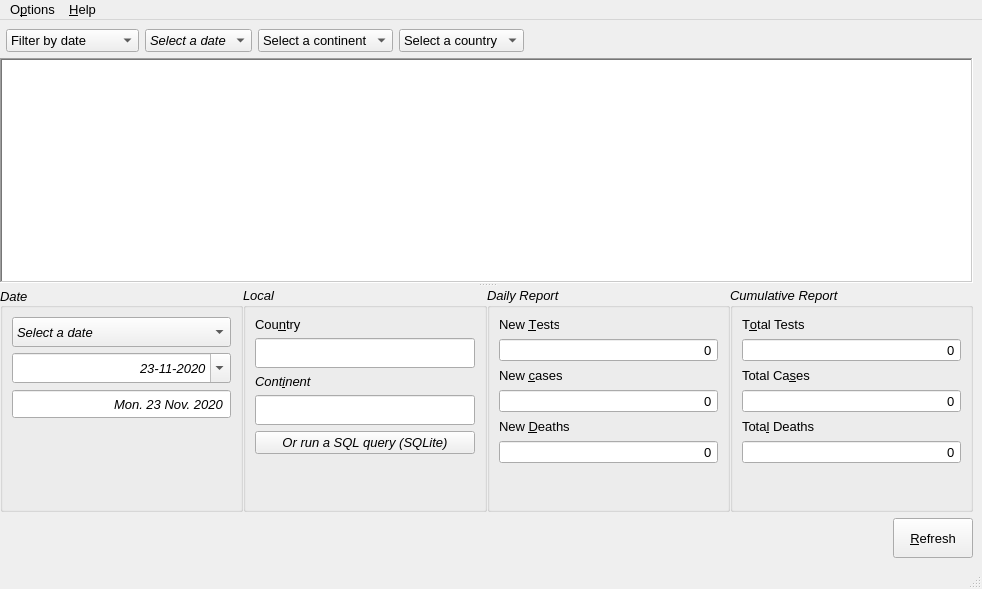
<?xml version="1.0" encoding="UTF-8"?>
<ui version="4.0">
 <author>Faouzi Mohamed</author>
 <class>MainWindow</class>
 <widget class="QMainWindow" name="MainWindow">
  <property name="windowModality">
   <enum>Qt::NonModal</enum>
  </property>
  <property name="geometry">
   <rect>
    <x>0</x>
    <y>0</y>
    <width>982</width>
    <height>589</height>
   </rect>
  </property>
  <property name="minimumSize">
   <size>
    <width>0</width>
    <height>0</height>
   </size>
  </property>
  <property name="maximumSize">
   <size>
    <width>10000</width>
    <height>1000</height>
   </size>
  </property>
  <property name="font">
   <font>
    <pointsize>10</pointsize>
    <weight>50</weight>
    <italic>false</italic>
    <bold>false</bold>
    <underline>false</underline>
   </font>
  </property>
  <property name="mouseTracking">
   <bool>true</bool>
  </property>
  <property name="windowTitle">
   <string>Covid19 data - Fz</string>
  </property>
  <property name="styleSheet">
   <string notr="true">QWidget#centralwidget{
	background:qlineargradient(x1:0, y1:0.1, x2:0.5, y2:1,
                stop: 0 rgb(0, 1, 59), 
			    stop: 0.5 rgba(2, 27, 37, 0.931),
                stop: 1 rgb(8, 47, 25))
}

QLabel{
	color: #eee;
}

QGroupBox{
	border: 2px solid  rgb(37, 90, 81);
    border-radius: 9px;
    margin-top: 10px;
	margin-left: 5px;
}

QGroupBox::title{
	subcontrol-origin:margin;
	subcontrol-position: top left;
	padding:0 5px;
	color: qlineargradient(x1: 0, y1: 0, x2: 0, y2: 1,
                                      stop: 0 #00521b, stop: 0.5 #FFFFFF);
}

QGroupBox &gt; QLabel{
	color: #96cccc;
}

QComboBox QAbstractItemView {
    border: 1px solid rgb(147, 149, 148);
	background-color: rgb(160, 177, 175);
	selection-color: rgb(17, 25, 27);
	selection-background-color: rgb(0, 120, 94);
}</string>
  </property>
  <property name="documentMode">
   <bool>true</bool>
  </property>
  <property name="tabShape">
   <enum>QTabWidget::Triangular</enum>
  </property>
  <property name="dockNestingEnabled">
   <bool>false</bool>
  </property>
  <property name="dockOptions">
   <set>QMainWindow::AllowTabbedDocks|QMainWindow::AnimatedDocks</set>
  </property>
  <property name="unifiedTitleAndToolBarOnMac">
   <bool>true</bool>
  </property>
  <widget class="QWidget" name="centralwidget">
   <layout class="QVBoxLayout" name="verticalLayout">
    <property name="leftMargin">
     <number>0</number>
    </property>
    <item>
     <layout class="QHBoxLayout" name="horizontalLayout_2">
      <property name="leftMargin">
       <number>6</number>
      </property>
      <item>
       <widget class="QComboBox" name="comboBox">
        <property name="maximumSize">
         <size>
          <width>16777215</width>
          <height>24</height>
         </size>
        </property>
        <property name="baseSize">
         <size>
          <width>0</width>
          <height>0</height>
         </size>
        </property>
        <property name="sizeAdjustPolicy">
         <enum>QComboBox::AdjustToContents</enum>
        </property>
        <item>
         <property name="text">
          <string>Filter by date</string>
         </property>
        </item>
        <item>
         <property name="text">
          <string>Filter by continent</string>
         </property>
        </item>
        <item>
         <property name="text">
          <string>Filter by country</string>
         </property>
        </item>
       </widget>
      </item>
      <item>
       <widget class="QComboBox" name="date_box">
        <property name="minimumSize">
         <size>
          <width>0</width>
          <height>0</height>
         </size>
        </property>
        <property name="maximumSize">
         <size>
          <width>16777215</width>
          <height>16777215</height>
         </size>
        </property>
        <property name="font">
         <font>
          <pointsize>10</pointsize>
          <weight>50</weight>
          <italic>true</italic>
          <bold>false</bold>
          <underline>false</underline>
         </font>
        </property>
        <property name="sizeAdjustPolicy">
         <enum>QComboBox::AdjustToContents</enum>
        </property>
        <item>
         <property name="text">
          <string>Select a date</string>
         </property>
        </item>
        <item>
         <property name="text">
          <string>Today</string>
         </property>
        </item>
        <item>
         <property name="text">
          <string>Yesterday</string>
         </property>
        </item>
        <item>
         <property name="text">
          <string>An other day</string>
         </property>
        </item>
       </widget>
      </item>
      <item>
       <widget class="QComboBox" name="continent_box">
        <property name="minimumSize">
         <size>
          <width>0</width>
          <height>0</height>
         </size>
        </property>
        <property name="font">
         <font>
          <italic>false</italic>
          <underline>false</underline>
         </font>
        </property>
        <property name="currentIndex">
         <number>0</number>
        </property>
        <property name="sizeAdjustPolicy">
         <enum>QComboBox::AdjustToContents</enum>
        </property>
        <item>
         <property name="text">
          <string>Select a continent</string>
         </property>
        </item>
       </widget>
      </item>
      <item>
       <widget class="QComboBox" name="country_box">
        <property name="sizePolicy">
         <sizepolicy hsizetype="Preferred" vsizetype="Fixed">
          <horstretch>0</horstretch>
          <verstretch>0</verstretch>
         </sizepolicy>
        </property>
        <property name="minimumSize">
         <size>
          <width>0</width>
          <height>0</height>
         </size>
        </property>
        <property name="maximumSize">
         <size>
          <width>16777215</width>
          <height>16777215</height>
         </size>
        </property>
        <property name="font">
         <font>
          <pointsize>10</pointsize>
          <weight>50</weight>
          <italic>false</italic>
          <bold>false</bold>
          <underline>false</underline>
         </font>
        </property>
        <property name="toolTip">
         <string>Select a country to show details</string>
        </property>
        <property name="styleSheet">
         <string notr="true"/>
        </property>
        <property name="currentText">
         <string>Select a country</string>
        </property>
        <property name="currentIndex">
         <number>0</number>
        </property>
        <property name="maxCount">
         <number>99999</number>
        </property>
        <property name="insertPolicy">
         <enum>QComboBox::NoInsert</enum>
        </property>
        <property name="sizeAdjustPolicy">
         <enum>QComboBox::AdjustToContents</enum>
        </property>
        <property name="frame">
         <bool>true</bool>
        </property>
        <item>
         <property name="text">
          <string>Select a country</string>
         </property>
        </item>
       </widget>
      </item>
      <item>
       <spacer name="horizontalSpacer">
        <property name="orientation">
         <enum>Qt::Horizontal</enum>
        </property>
        <property name="sizeHint" stdset="0">
         <size>
          <width>40</width>
          <height>20</height>
         </size>
        </property>
       </spacer>
      </item>
     </layout>
    </item>
    <item>
     <widget class="QSplitter" name="splitter">
      <property name="orientation">
       <enum>Qt::Vertical</enum>
      </property>
      <widget class="QTreeView" name="treeView">
       <property name="sizePolicy">
        <sizepolicy hsizetype="Expanding" vsizetype="Expanding">
         <horstretch>0</horstretch>
         <verstretch>0</verstretch>
        </sizepolicy>
       </property>
       <property name="minimumSize">
        <size>
         <width>0</width>
         <height>225</height>
        </size>
       </property>
       <property name="font">
        <font>
         <pointsize>10</pointsize>
         <weight>50</weight>
         <italic>false</italic>
         <bold>false</bold>
         <underline>false</underline>
        </font>
       </property>
       <property name="frameShape">
        <enum>QFrame::WinPanel</enum>
       </property>
       <property name="frameShadow">
        <enum>QFrame::Sunken</enum>
       </property>
       <property name="sizeAdjustPolicy">
        <enum>QAbstractScrollArea::AdjustToContents</enum>
       </property>
       <property name="uniformRowHeights">
        <bool>false</bool>
       </property>
       <property name="sortingEnabled">
        <bool>true</bool>
       </property>
       <property name="animated">
        <bool>true</bool>
       </property>
       <property name="allColumnsShowFocus">
        <bool>true</bool>
       </property>
       <attribute name="headerCascadingSectionResizes">
        <bool>false</bool>
       </attribute>
      </widget>
      <widget class="QWidget" name="layoutWidget">
       <layout class="QHBoxLayout" name="horizontalLayout">
        <property name="spacing">
         <number>0</number>
        </property>
        <property name="sizeConstraint">
         <enum>QLayout::SetDefaultConstraint</enum>
        </property>
        <item>
         <widget class="QGroupBox" name="filter1Box">
          <property name="sizePolicy">
           <sizepolicy hsizetype="Preferred" vsizetype="Preferred">
            <horstretch>0</horstretch>
            <verstretch>0</verstretch>
           </sizepolicy>
          </property>
          <property name="font">
           <font>
            <pointsize>10</pointsize>
            <weight>50</weight>
            <italic>true</italic>
            <bold>false</bold>
            <underline>false</underline>
           </font>
          </property>
          <property name="title">
           <string>Date</string>
          </property>
          <property name="alignment">
           <set>Qt::AlignLeading|Qt::AlignLeft|Qt::AlignVCenter</set>
          </property>
          <property name="flat">
           <bool>false</bool>
          </property>
          <property name="checkable">
           <bool>false</bool>
          </property>
          <layout class="QFormLayout" name="formLayout_4">
           <item row="0" column="0" colspan="2">
            <widget class="QComboBox" name="date_box_2">
             <property name="minimumSize">
              <size>
               <width>0</width>
               <height>30</height>
              </size>
             </property>
             <property name="maximumSize">
              <size>
               <width>16777215</width>
               <height>16777215</height>
              </size>
             </property>
             <property name="font">
              <font>
               <pointsize>10</pointsize>
               <weight>50</weight>
               <italic>true</italic>
               <bold>false</bold>
               <underline>false</underline>
              </font>
             </property>
             <property name="sizeAdjustPolicy">
              <enum>QComboBox::AdjustToContents</enum>
             </property>
             <item>
              <property name="text">
               <string>Select a date</string>
              </property>
             </item>
             <item>
              <property name="text">
               <string>Today</string>
              </property>
             </item>
             <item>
              <property name="text">
               <string>Yesterday</string>
              </property>
             </item>
             <item>
              <property name="text">
               <string>An other day</string>
              </property>
             </item>
            </widget>
           </item>
           <item row="1" column="0" colspan="2">
            <widget class="QDateEdit" name="dateEdit">
             <property name="enabled">
              <bool>true</bool>
             </property>
             <property name="minimumSize">
              <size>
               <width>170</width>
               <height>30</height>
              </size>
             </property>
             <property name="maximumSize">
              <size>
               <width>16777215</width>
               <height>16777215</height>
              </size>
             </property>
             <property name="font">
              <font>
               <pointsize>10</pointsize>
               <weight>50</weight>
               <italic>true</italic>
               <bold>false</bold>
               <underline>false</underline>
              </font>
             </property>
             <property name="mouseTracking">
              <bool>true</bool>
             </property>
             <property name="autoFillBackground">
              <bool>true</bool>
             </property>
             <property name="inputMethodHints">
              <set>Qt::ImhNone</set>
             </property>
             <property name="wrapping">
              <bool>true</bool>
             </property>
             <property name="frame">
              <bool>true</bool>
             </property>
             <property name="alignment">
              <set>Qt::AlignRight|Qt::AlignTrailing|Qt::AlignVCenter</set>
             </property>
             <property name="readOnly">
              <bool>false</bool>
             </property>
             <property name="buttonSymbols">
              <enum>QAbstractSpinBox::NoButtons</enum>
             </property>
             <property name="specialValueText">
              <string notr="true"/>
             </property>
             <property name="correctionMode">
              <enum>QAbstractSpinBox::CorrectToPreviousValue</enum>
             </property>
             <property name="keyboardTracking">
              <bool>true</bool>
             </property>
             <property name="showGroupSeparator" stdset="0">
              <bool>true</bool>
             </property>
             <property name="dateTime">
              <datetime>
               <hour>0</hour>
               <minute>0</minute>
               <second>0</second>
               <year>2020</year>
               <month>11</month>
               <day>23</day>
              </datetime>
             </property>
             <property name="maximumDate">
              <date>
               <year>2050</year>
               <month>12</month>
               <day>31</day>
              </date>
             </property>
             <property name="minimumDate">
              <date>
               <year>2019</year>
               <month>9</month>
               <day>30</day>
              </date>
             </property>
             <property name="currentSection">
              <enum>QDateTimeEdit::DaySection</enum>
             </property>
             <property name="displayFormat">
              <string>dd-MM-yyyy</string>
             </property>
             <property name="calendarPopup">
              <bool>true</bool>
             </property>
             <property name="timeSpec">
              <enum>Qt::LocalTime</enum>
             </property>
             <property name="date">
              <date>
               <year>2020</year>
               <month>11</month>
               <day>23</day>
              </date>
             </property>
            </widget>
           </item>
           <item row="2" column="0" colspan="2">
            <widget class="QDateEdit" name="dateEdit_text">
             <property name="enabled">
              <bool>true</bool>
             </property>
             <property name="minimumSize">
              <size>
               <width>170</width>
               <height>30</height>
              </size>
             </property>
             <property name="maximumSize">
              <size>
               <width>16777215</width>
               <height>16777215</height>
              </size>
             </property>
             <property name="font">
              <font>
               <pointsize>10</pointsize>
               <weight>50</weight>
               <italic>true</italic>
               <bold>false</bold>
               <underline>false</underline>
              </font>
             </property>
             <property name="layoutDirection">
              <enum>Qt::LeftToRight</enum>
             </property>
             <property name="alignment">
              <set>Qt::AlignRight|Qt::AlignTrailing|Qt::AlignVCenter</set>
             </property>
             <property name="readOnly">
              <bool>true</bool>
             </property>
             <property name="buttonSymbols">
              <enum>QAbstractSpinBox::NoButtons</enum>
             </property>
             <property name="showGroupSeparator" stdset="0">
              <bool>true</bool>
             </property>
             <property name="maximumDate">
              <date>
               <year>2050</year>
               <month>12</month>
               <day>31</day>
              </date>
             </property>
             <property name="minimumDate">
              <date>
               <year>2019</year>
               <month>9</month>
               <day>30</day>
              </date>
             </property>
             <property name="displayFormat">
              <string>ddd. dd MMM. yyyy</string>
             </property>
             <property name="timeSpec">
              <enum>Qt::LocalTime</enum>
             </property>
             <property name="date">
              <date>
               <year>2020</year>
               <month>11</month>
               <day>23</day>
              </date>
             </property>
            </widget>
           </item>
          </layout>
         </widget>
        </item>
        <item>
         <widget class="QGroupBox" name="queryBox">
          <property name="sizePolicy">
           <sizepolicy hsizetype="Fixed" vsizetype="Preferred">
            <horstretch>0</horstretch>
            <verstretch>0</verstretch>
           </sizepolicy>
          </property>
          <property name="minimumSize">
           <size>
            <width>0</width>
            <height>0</height>
           </size>
          </property>
          <property name="maximumSize">
           <size>
            <width>9999999</width>
            <height>16777215</height>
           </size>
          </property>
          <property name="font">
           <font>
            <pointsize>10</pointsize>
            <weight>50</weight>
            <italic>true</italic>
            <bold>false</bold>
            <underline>false</underline>
           </font>
          </property>
          <property name="title">
           <string>Local</string>
          </property>
          <layout class="QFormLayout" name="formLayout">
           <item row="0" column="0">
            <widget class="QLabel" name="countryLabel">
             <property name="font">
              <font>
               <pointsize>10</pointsize>
               <weight>50</weight>
               <italic>false</italic>
               <bold>false</bold>
               <underline>false</underline>
              </font>
             </property>
             <property name="text">
              <string>Cou&amp;ntry</string>
             </property>
             <property name="buddy">
              <cstring>country_edit</cstring>
             </property>
            </widget>
           </item>
           <item row="2" column="0">
            <widget class="QLabel" name="label">
             <property name="text">
              <string>Cont&amp;inent</string>
             </property>
             <property name="buddy">
              <cstring>continent_edit</cstring>
             </property>
            </widget>
           </item>
           <item row="1" column="0" colspan="2">
            <widget class="QLineEdit" name="country_edit">
             <property name="minimumSize">
              <size>
               <width>170</width>
               <height>30</height>
              </size>
             </property>
             <property name="readOnly">
              <bool>true</bool>
             </property>
             <property name="cursorMoveStyle">
              <enum>Qt::VisualMoveStyle</enum>
             </property>
            </widget>
           </item>
           <item row="3" column="0" colspan="2">
            <layout class="QVBoxLayout" name="verticalLayout_2">
             <item>
              <widget class="QLineEdit" name="continent_edit">
               <property name="minimumSize">
                <size>
                 <width>170</width>
                 <height>30</height>
                </size>
               </property>
              </widget>
             </item>
             <item>
              <widget class="QPushButton" name="run_sql_btn">
               <property name="maximumSize">
                <size>
                 <width>16777215</width>
                 <height>35</height>
                </size>
               </property>
               <property name="text">
                <string>Or run a SQL query (SQLite)</string>
               </property>
              </widget>
             </item>
            </layout>
           </item>
          </layout>
         </widget>
        </item>
        <item>
         <widget class="QGroupBox" name="dailyBox">
          <property name="sizePolicy">
           <sizepolicy hsizetype="Preferred" vsizetype="Preferred">
            <horstretch>0</horstretch>
            <verstretch>0</verstretch>
           </sizepolicy>
          </property>
          <property name="font">
           <font>
            <pointsize>10</pointsize>
            <weight>50</weight>
            <italic>true</italic>
            <bold>false</bold>
            <underline>false</underline>
           </font>
          </property>
          <property name="title">
           <string>Daily Report</string>
          </property>
          <layout class="QFormLayout" name="formLayout_2">
           <item row="0" column="0">
            <widget class="QLabel" name="tests_label">
             <property name="font">
              <font>
               <pointsize>10</pointsize>
               <weight>50</weight>
               <italic>false</italic>
               <bold>false</bold>
               <underline>false</underline>
              </font>
             </property>
             <property name="text">
              <string>New &amp;Tests</string>
             </property>
             <property name="buddy">
              <cstring>newTest_spin</cstring>
             </property>
            </widget>
           </item>
           <item row="2" column="0">
            <widget class="QLabel" name="cases_label">
             <property name="font">
              <font>
               <pointsize>10</pointsize>
               <weight>50</weight>
               <italic>false</italic>
               <bold>false</bold>
               <underline>false</underline>
              </font>
             </property>
             <property name="text">
              <string>New &amp;cases</string>
             </property>
             <property name="buddy">
              <cstring>newCases_spin</cstring>
             </property>
            </widget>
           </item>
           <item row="4" column="0">
            <widget class="QLabel" name="deaths_label">
             <property name="font">
              <font>
               <pointsize>10</pointsize>
               <weight>50</weight>
               <italic>false</italic>
               <bold>false</bold>
               <underline>false</underline>
              </font>
             </property>
             <property name="text">
              <string>New &amp;Deaths</string>
             </property>
             <property name="buddy">
              <cstring>newDeaths_spin</cstring>
             </property>
            </widget>
           </item>
           <item row="1" column="0" colspan="2">
            <widget class="QSpinBox" name="newTest_spin">
             <property name="minimumSize">
              <size>
               <width>170</width>
               <height>0</height>
              </size>
             </property>
             <property name="maximumSize">
              <size>
               <width>16777215</width>
               <height>16777215</height>
              </size>
             </property>
             <property name="font">
              <font>
               <pointsize>10</pointsize>
               <weight>50</weight>
               <italic>false</italic>
               <bold>false</bold>
               <underline>false</underline>
               <strikeout>false</strikeout>
               <kerning>true</kerning>
              </font>
             </property>
             <property name="wrapping">
              <bool>false</bool>
             </property>
             <property name="alignment">
              <set>Qt::AlignRight|Qt::AlignTrailing|Qt::AlignVCenter</set>
             </property>
             <property name="readOnly">
              <bool>true</bool>
             </property>
             <property name="buttonSymbols">
              <enum>QAbstractSpinBox::NoButtons</enum>
             </property>
             <property name="accelerated">
              <bool>true</bool>
             </property>
             <property name="correctionMode">
              <enum>QAbstractSpinBox::CorrectToPreviousValue</enum>
             </property>
             <property name="showGroupSeparator" stdset="0">
              <bool>true</bool>
             </property>
             <property name="maximum">
              <number>999999999</number>
             </property>
             <property name="stepType">
              <enum>QAbstractSpinBox::DefaultStepType</enum>
             </property>
            </widget>
           </item>
           <item row="3" column="0" colspan="2">
            <widget class="QSpinBox" name="newCases_spin">
             <property name="minimumSize">
              <size>
               <width>170</width>
               <height>0</height>
              </size>
             </property>
             <property name="maximumSize">
              <size>
               <width>16777215</width>
               <height>16777215</height>
              </size>
             </property>
             <property name="font">
              <font>
               <pointsize>10</pointsize>
               <weight>50</weight>
               <italic>false</italic>
               <bold>false</bold>
               <underline>false</underline>
               <strikeout>false</strikeout>
               <kerning>true</kerning>
              </font>
             </property>
             <property name="wrapping">
              <bool>false</bool>
             </property>
             <property name="alignment">
              <set>Qt::AlignRight|Qt::AlignTrailing|Qt::AlignVCenter</set>
             </property>
             <property name="readOnly">
              <bool>true</bool>
             </property>
             <property name="buttonSymbols">
              <enum>QAbstractSpinBox::NoButtons</enum>
             </property>
             <property name="accelerated">
              <bool>true</bool>
             </property>
             <property name="correctionMode">
              <enum>QAbstractSpinBox::CorrectToPreviousValue</enum>
             </property>
             <property name="showGroupSeparator" stdset="0">
              <bool>true</bool>
             </property>
             <property name="maximum">
              <number>999999999</number>
             </property>
            </widget>
           </item>
           <item row="5" column="0" colspan="2">
            <widget class="QSpinBox" name="newDeaths_spin">
             <property name="minimumSize">
              <size>
               <width>170</width>
               <height>0</height>
              </size>
             </property>
             <property name="maximumSize">
              <size>
               <width>16777215</width>
               <height>16777215</height>
              </size>
             </property>
             <property name="font">
              <font>
               <pointsize>10</pointsize>
               <weight>50</weight>
               <italic>false</italic>
               <bold>false</bold>
               <underline>false</underline>
               <strikeout>false</strikeout>
               <kerning>true</kerning>
              </font>
             </property>
             <property name="wrapping">
              <bool>false</bool>
             </property>
             <property name="alignment">
              <set>Qt::AlignRight|Qt::AlignTrailing|Qt::AlignVCenter</set>
             </property>
             <property name="readOnly">
              <bool>true</bool>
             </property>
             <property name="buttonSymbols">
              <enum>QAbstractSpinBox::NoButtons</enum>
             </property>
             <property name="accelerated">
              <bool>true</bool>
             </property>
             <property name="correctionMode">
              <enum>QAbstractSpinBox::CorrectToPreviousValue</enum>
             </property>
             <property name="showGroupSeparator" stdset="0">
              <bool>true</bool>
             </property>
             <property name="maximum">
              <number>999999999</number>
             </property>
            </widget>
           </item>
          </layout>
         </widget>
        </item>
        <item>
         <widget class="QGroupBox" name="cumulativeBox">
          <property name="sizePolicy">
           <sizepolicy hsizetype="Preferred" vsizetype="Preferred">
            <horstretch>0</horstretch>
            <verstretch>0</verstretch>
           </sizepolicy>
          </property>
          <property name="font">
           <font>
            <pointsize>10</pointsize>
            <weight>50</weight>
            <italic>true</italic>
            <bold>false</bold>
            <underline>false</underline>
           </font>
          </property>
          <property name="title">
           <string>Cumulative Report</string>
          </property>
          <layout class="QFormLayout" name="formLayout_3">
           <item row="0" column="0">
            <widget class="QLabel" name="totTests_label">
             <property name="font">
              <font>
               <pointsize>10</pointsize>
               <weight>50</weight>
               <italic>false</italic>
               <bold>false</bold>
               <underline>false</underline>
              </font>
             </property>
             <property name="text">
              <string>T&amp;otal Tests</string>
             </property>
             <property name="buddy">
              <cstring>totalTests_spin</cstring>
             </property>
            </widget>
           </item>
           <item row="1" column="0" colspan="2">
            <widget class="QSpinBox" name="totalTests_spin">
             <property name="minimumSize">
              <size>
               <width>0</width>
               <height>0</height>
              </size>
             </property>
             <property name="maximumSize">
              <size>
               <width>16777215</width>
               <height>16777215</height>
              </size>
             </property>
             <property name="font">
              <font>
               <pointsize>10</pointsize>
               <weight>50</weight>
               <italic>false</italic>
               <bold>false</bold>
               <underline>false</underline>
               <strikeout>false</strikeout>
               <kerning>true</kerning>
              </font>
             </property>
             <property name="alignment">
              <set>Qt::AlignRight|Qt::AlignTrailing|Qt::AlignVCenter</set>
             </property>
             <property name="readOnly">
              <bool>true</bool>
             </property>
             <property name="buttonSymbols">
              <enum>QAbstractSpinBox::NoButtons</enum>
             </property>
             <property name="showGroupSeparator" stdset="0">
              <bool>true</bool>
             </property>
             <property name="maximum">
              <number>999999999</number>
             </property>
            </widget>
           </item>
           <item row="2" column="0">
            <widget class="QLabel" name="totCase_label">
             <property name="font">
              <font>
               <pointsize>10</pointsize>
               <weight>50</weight>
               <italic>false</italic>
               <bold>false</bold>
               <underline>false</underline>
              </font>
             </property>
             <property name="text">
              <string>Total Ca&amp;ses</string>
             </property>
             <property name="buddy">
              <cstring>totalCases_spin</cstring>
             </property>
            </widget>
           </item>
           <item row="3" column="0" colspan="2">
            <widget class="QSpinBox" name="totalCases_spin">
             <property name="minimumSize">
              <size>
               <width>170</width>
               <height>0</height>
              </size>
             </property>
             <property name="maximumSize">
              <size>
               <width>16777215</width>
               <height>16777215</height>
              </size>
             </property>
             <property name="font">
              <font>
               <pointsize>10</pointsize>
               <weight>50</weight>
               <italic>false</italic>
               <bold>false</bold>
               <underline>false</underline>
               <strikeout>false</strikeout>
               <kerning>true</kerning>
              </font>
             </property>
             <property name="alignment">
              <set>Qt::AlignRight|Qt::AlignTrailing|Qt::AlignVCenter</set>
             </property>
             <property name="readOnly">
              <bool>true</bool>
             </property>
             <property name="buttonSymbols">
              <enum>QAbstractSpinBox::NoButtons</enum>
             </property>
             <property name="showGroupSeparator" stdset="0">
              <bool>true</bool>
             </property>
             <property name="maximum">
              <number>999999999</number>
             </property>
            </widget>
           </item>
           <item row="4" column="0">
            <widget class="QLabel" name="totDeaths_label">
             <property name="font">
              <font>
               <pointsize>10</pointsize>
               <weight>50</weight>
               <italic>false</italic>
               <bold>false</bold>
               <underline>false</underline>
              </font>
             </property>
             <property name="text">
              <string>Tota&amp;l Deaths</string>
             </property>
             <property name="buddy">
              <cstring>totalDeaths_spin</cstring>
             </property>
            </widget>
           </item>
           <item row="5" column="0" colspan="2">
            <widget class="QSpinBox" name="totalDeaths_spin">
             <property name="minimumSize">
              <size>
               <width>170</width>
               <height>0</height>
              </size>
             </property>
             <property name="maximumSize">
              <size>
               <width>16777215</width>
               <height>16777215</height>
              </size>
             </property>
             <property name="font">
              <font>
               <pointsize>10</pointsize>
               <weight>50</weight>
               <italic>false</italic>
               <bold>false</bold>
               <underline>false</underline>
               <strikeout>false</strikeout>
               <kerning>true</kerning>
              </font>
             </property>
             <property name="alignment">
              <set>Qt::AlignRight|Qt::AlignTrailing|Qt::AlignVCenter</set>
             </property>
             <property name="readOnly">
              <bool>true</bool>
             </property>
             <property name="buttonSymbols">
              <enum>QAbstractSpinBox::NoButtons</enum>
             </property>
             <property name="showGroupSeparator" stdset="0">
              <bool>true</bool>
             </property>
             <property name="maximum">
              <number>999999999</number>
             </property>
            </widget>
           </item>
          </layout>
         </widget>
        </item>
       </layout>
      </widget>
     </widget>
    </item>
    <item>
     <layout class="QHBoxLayout" name="btnHLayout">
      <item>
       <spacer name="btnLeftHSpacer">
        <property name="orientation">
         <enum>Qt::Horizontal</enum>
        </property>
        <property name="sizeHint" stdset="0">
         <size>
          <width>40</width>
          <height>20</height>
         </size>
        </property>
       </spacer>
      </item>
      <item>
       <widget class="QPushButton" name="removeButton">
        <property name="minimumSize">
         <size>
          <width>0</width>
          <height>40</height>
         </size>
        </property>
        <property name="font">
         <font>
          <pointsize>10</pointsize>
          <weight>50</weight>
          <italic>false</italic>
          <bold>false</bold>
          <underline>false</underline>
         </font>
        </property>
        <property name="text">
         <string>&amp;Refresh</string>
        </property>
       </widget>
      </item>
     </layout>
    </item>
   </layout>
  </widget>
  <widget class="QMenuBar" name="menubar">
   <property name="geometry">
    <rect>
     <x>0</x>
     <y>0</y>
     <width>982</width>
     <height>20</height>
    </rect>
   </property>
   <widget class="QMenu" name="menu_edit">
    <property name="title">
     <string>O&amp;ptions</string>
    </property>
    <widget class="QMenu" name="menuDownload">
     <property name="title">
      <string>Download all entries</string>
     </property>
     <addaction name="actionSaveCSV"/>
     <addaction name="actionSaveJson"/>
    </widget>
    <addaction name="separator"/>
    <addaction name="separator"/>
    <addaction name="menuDownload"/>
    <addaction name="actionSaveChanges"/>
    <addaction name="separator"/>
    <addaction name="closeAction"/>
   </widget>
   <widget class="QMenu" name="menuHelp">
    <property name="title">
     <string>&amp;Help</string>
    </property>
    <addaction name="actionHow_data_are_collected"/>
    <addaction name="action_About"/>
   </widget>
   <addaction name="menu_edit"/>
   <addaction name="menuHelp"/>
  </widget>
  <widget class="QStatusBar" name="statusbar">
   <property name="sizeGripEnabled">
    <bool>true</bool>
   </property>
  </widget>
  <action name="openAction">
   <property name="text">
    <string>&amp;Open</string>
   </property>
   <property name="shortcut">
    <string>Ctrl+O</string>
   </property>
  </action>
  <action name="saveAction">
   <property name="text">
    <string>&amp;Save</string>
   </property>
   <property name="shortcut">
    <string>Ctrl+S</string>
   </property>
  </action>
  <action name="action_Quit">
   <property name="text">
    <string>&amp;Quit</string>
   </property>
  </action>
  <action name="closeAction">
   <property name="text">
    <string>&amp;Close</string>
   </property>
   <property name="shortcut">
    <string>Ctrl+Q</string>
   </property>
  </action>
  <action name="actionSaveChanges">
   <property name="text">
    <string>&amp;Save changes</string>
   </property>
  </action>
  <action name="actionSaveCSV">
   <property name="text">
    <string>To CSV format</string>
   </property>
  </action>
  <action name="actionSaveJson">
   <property name="text">
    <string>To Json Format</string>
   </property>
  </action>
  <action name="actionHow_data_are_collected">
   <property name="text">
    <string>&amp;How data are collected?</string>
   </property>
  </action>
  <action name="action_About">
   <property name="text">
    <string>&amp;About</string>
   </property>
  </action>
 </widget>
 <resources/>
 <connections/>
</ui>
